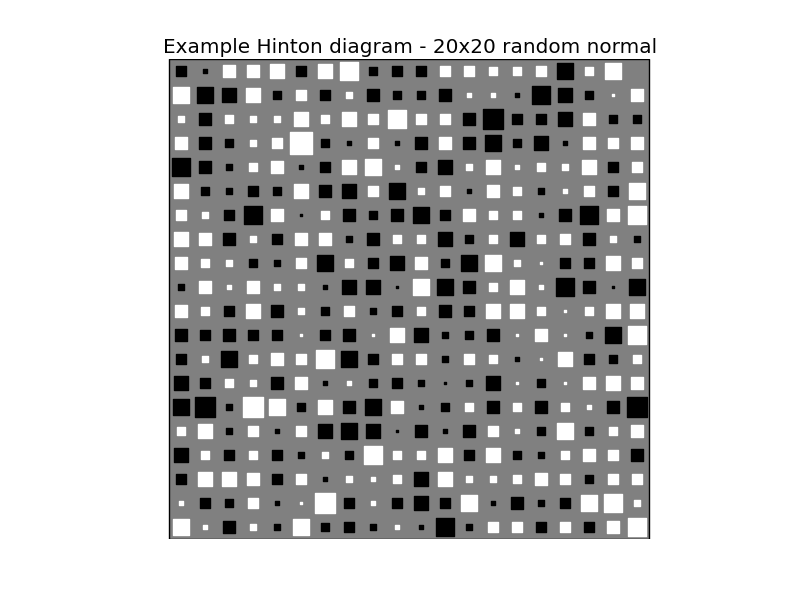

The script that saved this image:
#!/usr/bin/env python
"""
Draws Hinton diagrams using matplotlib ( http://matplotlib.sf.net/ ).
Hinton diagrams are a handy way of visualizing weight matrices, using
colour to denote sign and area to denote magnitude.

By David Warde-Farley -- user AT cs dot toronto dot edu (user = dwf)
with thanks to Geoffrey Hinton for providing the MATLAB code off of
which this is modeled.

Redistributable under the terms of the 3-clause BSD license
(see http://www.opensource.org/licenses/bsd-license.php for details)
"""

import numpy as np
import matplotlib.pyplot as plt

def _blob(x, y, area, colour):
    """
Draws a square-shaped blob with the given area (< 1) at
the given coordinates.
"""
    hs = np.sqrt(area) / 2
    xcorners = np.array([x - hs, x + hs, x + hs, x - hs])
    ycorners = np.array([y - hs, y - hs, y + hs, y + hs])
    plt.fill(xcorners, ycorners, colour, edgecolor=colour)

def hinton(W, maxweight=None):
    """
Draws a Hinton diagram for visualizing a weight matrix.
Temporarily disables matplotlib interactive mode if it is on,
otherwise this takes forever.
"""
    reenable = False
    if plt.isinteractive():
        plt.ioff()
    
    plt.clf()
    height, width = W.shape
    if not maxweight:
        maxweight = 2**np.ceil(np.log(np.max(np.abs(W)))/np.log(2))
        
    plt.fill(np.array([0, width, width, 0]),
             np.array([0, 0, height, height]),
             'gray')
    
    plt.axis('off')
    plt.axis('equal')
    for x in xrange(width):
        for y in xrange(height):
            _x = x+1
            _y = y+1
            w = W[y, x]
            if w > 0:
                _blob(_x - 0.5,
                      height - _y + 0.5,
                      min(1, w/maxweight),
                      'white')
            elif w < 0:
                _blob(_x - 0.5,
                      height - _y + 0.5,
                      min(1, -w/maxweight),
                      'black')
    if reenable:
        plt.ion()
    
if __name__ == "__main__":
    hinton(np.random.randn(20, 20))
    plt.title('Example Hinton diagram - 20x20 random normal')
#    plt.show()
plt.savefig('hinton_diagrams.png')
